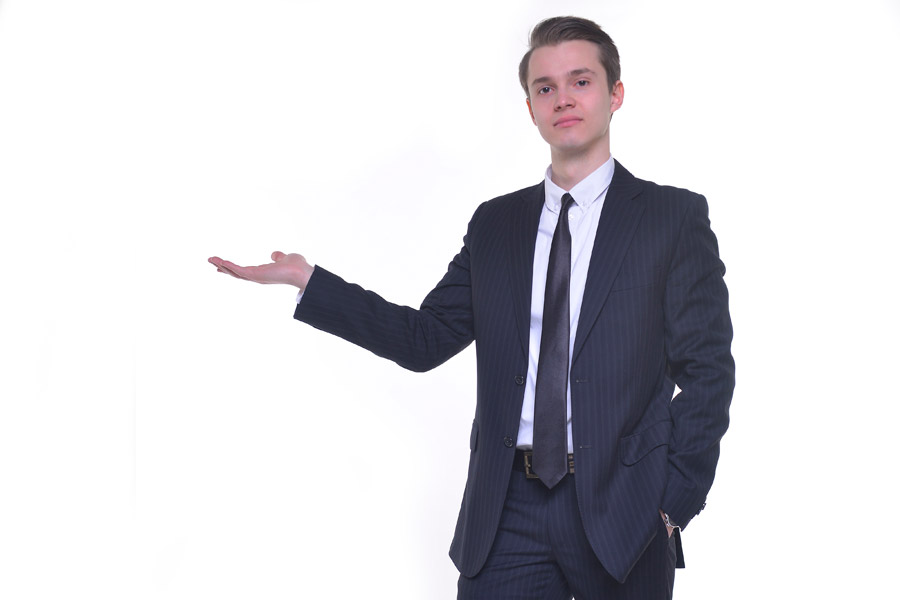
#> input picture publicdomainq-0040727kna.jpg, 900 x 600 px
$ python face_detection.py
#> lines starting #> are read from the running program, lines starting #| are printed output that depends on the picture
import cv2
import matplotlib.pyplot as plt

image_path = "publicdomainq-0040727kna.jpg"
result_path = "result.jpg"
cascade_fp2="***your haarcascade_frontalface_default.xml**"
#haarcascade_frontalface_default.xml is in th "Python3/Lib/site-packages/cv2/data/haarcascade_frontalface_default.xml"

origin_img= cv2.imread(image_path)
#> origin_img is the input picture: shape (600, 900, 3); mean B, G, R 215.3, 211, 211.9
grayscale_img = cv2.cvtColor(origin_img,cv2.COLOR_RGB2GRAY)
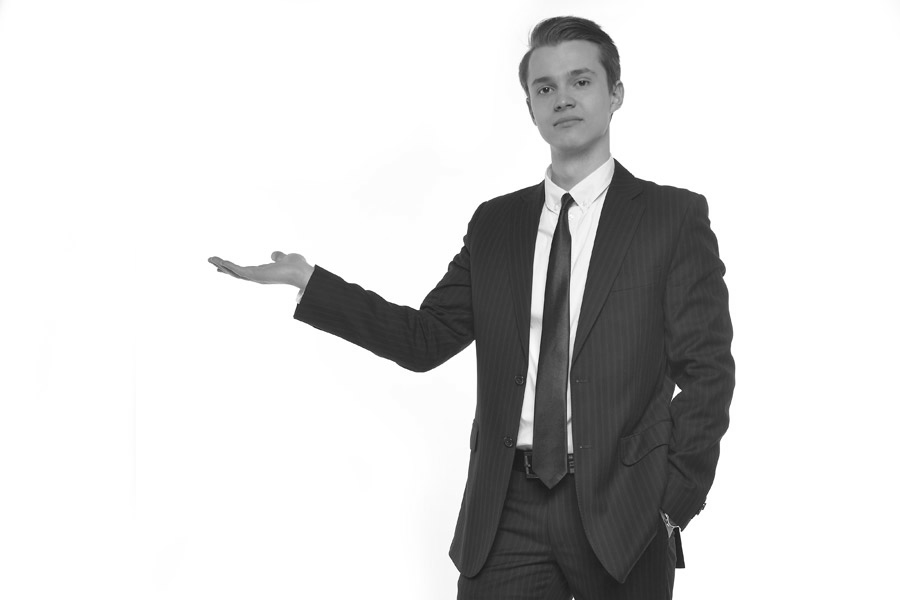
#> grayscale_img: shape (600, 900); min 20, max 255, mean 212.4


#> (the run stopped early here; a loop or call above may not have finished)
